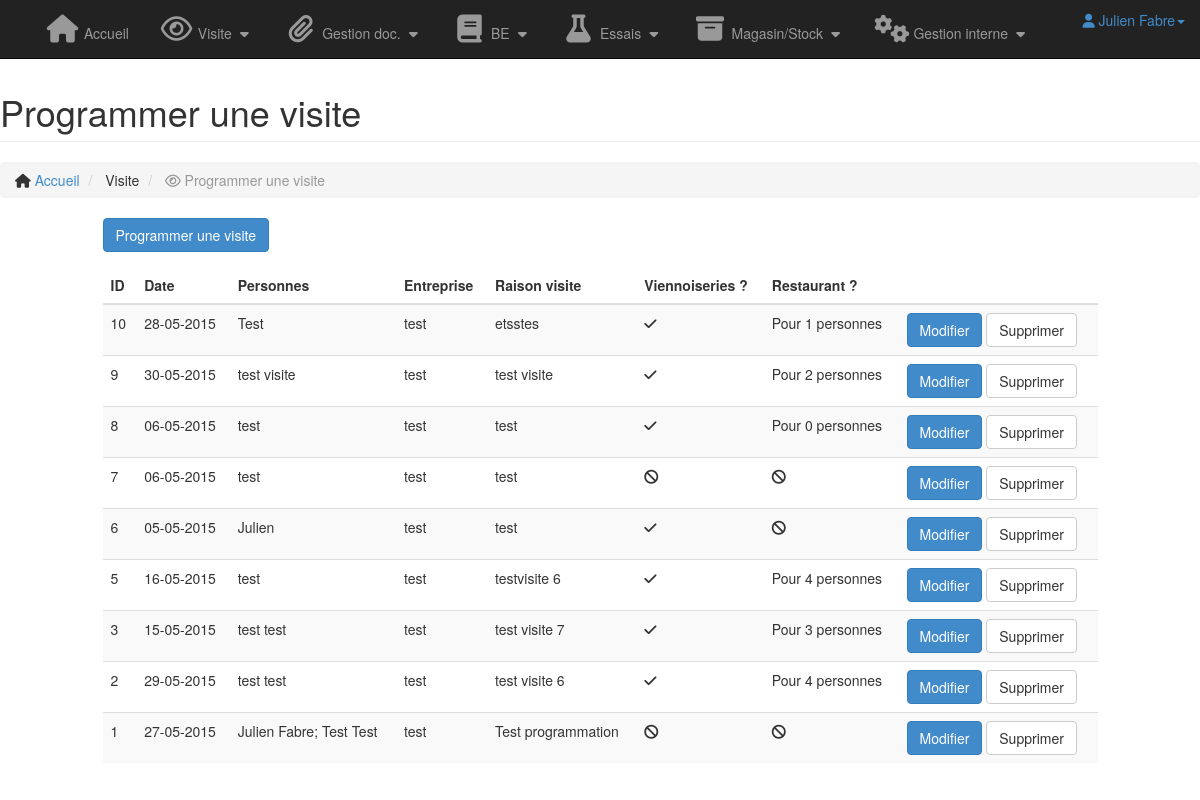
The app's page /modules/visite/programmer_visite.php (signed in), older data.
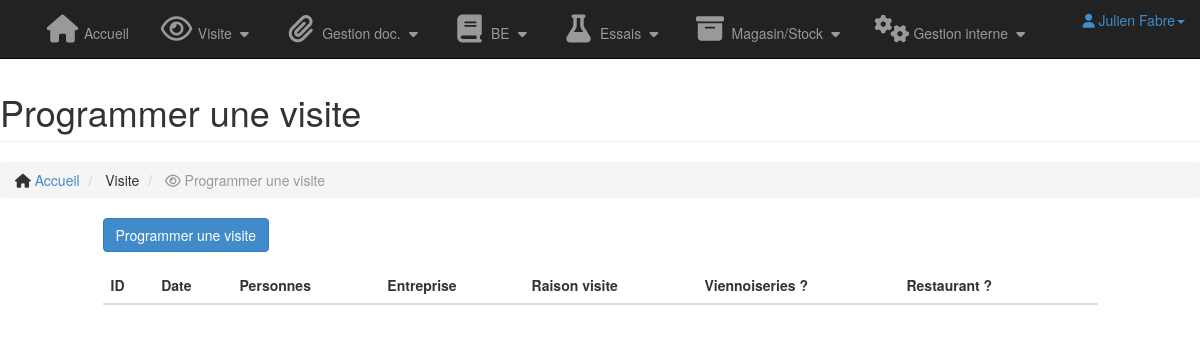
The same page, newer data.
### tables this page shows
CREATE TABLE `visite_future` (
  `id` int(11) NOT NULL,
  `date` date NOT NULL,
  `personnes` varchar(500) NOT NULL,
  `societe` varchar(500) NOT NULL,
  `raison` varchar(500) NOT NULL,
  `viennoiserie` tinyint(1) NOT NULL,
  `restaurant` tinyint(1) NOT NULL,
  `nb_personne` int(11) NOT NULL,
  `id_createur` int(11) NOT NULL
);

### modules/visite/programmer_visite.php (the view, shortened to what this page needs)
<?php
include '../../lib/includes.php';
$select = $db->query("SELECT V.id, DATE_FORMAT(date, '%d-%m-%Y') AS date, personnes, societe, raison, viennoiserie, restaurant, nb_personne, UPPER(nom) AS nom, prenom FROM visite_future V, salarie S WHERE V.id_createur = S.id ORDER BY V.id DESC");
$visites_futures = $select->fetchAll();
include '../../partials/header_index.php'
?>
<div id="wrapper">
    <?php include '../../partials/navigation.php' ?>
    <div id="page-wrapper">
        <div class="container-fluid">
            <div class="row">
                <div class="col-lg-12">
                    <?= flash(); ?>
                    <h1 class="page-header">
                        Programmer une visite
                    </h1>
                    <ol class="breadcrumb">
                        <li>
                            <i class="fa fa-home"></i>  <a href="<?= WEBROOT; ?>">Accueil</a>
                        </li>
                        <li>
                            Visite
                        </li>
                        <li class="active">
                            <i class="fa fa-eye"></i> Programmer une visite
                        </li>
                    </ol>
                </div>
            </div>
            <form class="form-horizontal">
                <div class="form-group">
                    <div class="col-sm-3 col-sm-offset-1">
                        <button type="button" class="btn btn-primary" data-toggle="modal" data-target="#newVisite">Programmer une visite</button>
                    </div>
                </div>
            </form>
            <div class="row">
                <div class="col-lg-10 col-lg-offset-1">
                    <div class="table-responsive">
                        <table class="table table-hover table-striped" id="tableVisites">
                            <thead>
                                <tr>
                                    <th>ID</th>
                                    <th>Date</th>
                                    <th>Personnes</th>
                                    <th>Entreprise</th>
                                    <th>Raison visite</th>
                                    <th>Viennoiseries ?</th>
                                    <th>Restaurant ?</th>
                                    <th></th>
                                </tr>
                            </thead>
                            <tbody>
                                <?php foreach($visites_futures as $visite_future): ?>
                                    <tr>
                                        <td><?= $visite_future['id']; ?></td>
                                        <td><?= $visite_future['date']; ?></td>
                                        <td><?= $visite_future['personnes']; ?></td>
                                        <td><?= $visite_future['societe']; ?></td>
                                        <td><?= $visite_future['raison']; ?></td>
                                        <td><?php if($visite_future['viennoiserie'] == 1){ echo "<i class=\"fa fa-check\"></i>";} else { echo "<i class=\"fa fa-ban\"></i>";} ?></td>
                                        <td><?php if($visite_future['restaurant'] == 1){ echo "Pour ".$visite_future['nb_personne']." personnes";} else { echo "<i class=\"fa fa-ban\"></i>";} ?></td>
                                        <td>
                                            <button type="button" class="btn btn-primary LienModalVisite" id="#LienModalVisite" data-toggle="modal" data-target="#modalModif" rel="<?= $visite_future['id']; ?>">Modifier</button>
                                            <a href="?delete=<?= $visite_future['id']; ?>" class="btn btn-default" onclick="return confirm('Sur de sur ?');">Supprimer</a>
                                        </td>
                                    </tr>
                                <?php endforeach; ?>
                            </tbody>
                        </table>
                    </div>
                </div>
            </div>
        </div>
    </div>
</div>
<?php
include '../../partials/footer_index.php'
?>

Row changes from the older to the newer data that the page shows:
no longer on this page (row unchanged): visite_future: id "10", date "28-05-2015", personnes "Test", societe "test", raison "etsstes", viennoiserie 1 (drawn), nb_personne "1"
removed visite_future: id "9", date "30-05-2015", personnes "test visite", societe "test", raison "test visite", viennoiserie 1 (drawn), nb_personne "2"
removed visite_future: id "8", date "06-05-2015", personnes "test", societe "test", raison "test", viennoiserie 1 (drawn), nb_personne "0"
removed visite_future: id "7", date "06-05-2015", personnes "test", societe "test", raison "test", viennoiserie 0 (drawn), restaurant 0 (drawn)
removed visite_future: id "6", date "05-05-2015", personnes "Julien", societe "test", raison "test", viennoiserie 1 (drawn), restaurant 0 (drawn)
removed visite_future: id "5", date "16-05-2015", personnes "test", societe "test", raison "testvisite 6", viennoiserie 1 (drawn), nb_personne "4"
removed visite_future: id "3", date "15-05-2015", personnes "test test", societe "test", raison "test visite 7", viennoiserie 1 (drawn), nb_personne "3"
removed visite_future: id "2", date "29-05-2015", personnes "test test", societe "test", raison "test visite 6", viennoiserie 1 (drawn), nb_personne "4"
removed visite_future: id "1", date "27-05-2015", personnes "Julien Fabre; Test Test", societe "test", raison "Test programmation", viennoiserie 0 (drawn), restaurant 0 (drawn)
